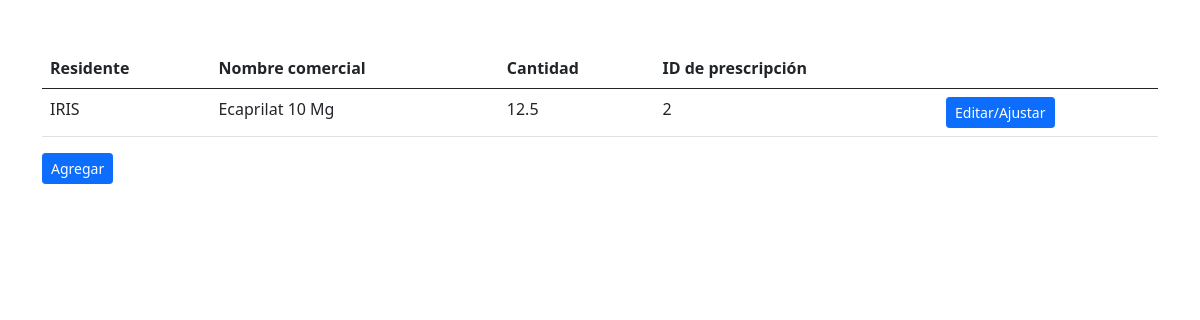
The app's page /stock_list/2 with its own data.
### tables this page shows
CREATE TABLE "stock" (
	"stock_id"	INTEGER,
	"resident_id"	INTEGER NOT NULL,
	"medication_id"	INTEGER NOT NULL,
	"amount"	REAL,
	"notes"	TEXT,
	"date"	DATE NOT NULL,
	"prescription_id"	INTEGER NOT NULL,
	PRIMARY KEY("stock_id" AUTOINCREMENT)
);

### main.py (the view)
@app.route("/stock_list/<int:prescription_id>", methods = ["GET"])
def stock_list(prescription_id):
    stock_list = get_stock_from_value("prescription_id", prescription_id)
    for stock in stock_list:
        stock.to_show_in_html()
    return render_template("/stock_list.html", stock_list = stock_list, prescription_id = prescription_id)

### src/medication.py (called while the page is built)
def create_medication_dictionary(medication_tuple):
    medication_dictionary = {
        "medication_id": medication_tuple[0],
        "drug_name": medication_tuple[1],
        "commercial_name": medication_tuple[2],
        "type": medication_tuple[3],
        "measurement_unit": medication_tuple[4],
        "amount": medication_tuple[5],
        "registration_date": medication_tuple[6]
    }
    return medication_dictionary

def get_medication_by_id(medication_id):
    with sqlite3.connect("./ayekan.db") as conn:
        cursor = conn.cursor()
        cursor.execute(f'SELECT * FROM vademecum WHERE medication_id="{medication_id}";')
        result = cursor.fetchone()
        medication_dictionary = create_medication_dictionary(result)
        medication = Medication(medication_dictionary)
        return medication

### src/resident.py (called while the page is built)
def create_resident_dictionary(resident_tuple):
    resident_dictionary = {
        "resident_id" : resident_tuple[0],
        "name" : resident_tuple[1],
        "last_name" : resident_tuple[2],
        "status" : resident_tuple[3],
        "admission_date" : resident_tuple[4],
        "birth_date" : resident_tuple[5],
        "age" : resident_tuple[6],
        "gender" : resident_tuple[7],
        "citizenship" : resident_tuple[8],
        "marital_status" : resident_tuple[9],
        "id_type" : resident_tuple[10],
        "id_number" : resident_tuple[11],
        "address" : resident_tuple[12],
        "city" : resident_tuple[13],
        "prepaid" : resident_tuple[14],
        "affiliation_number" : resident_tuple[15],
        "nickname" : resident_tuple[16]
    }
    return resident_dictionary

def get_resident_by_id(resident_id):
    with sqlite3.connect("./ayekan.db") as conn:
        cursor = conn.cursor()
        cursor.execute(f'SELECT * FROM residents WHERE resident_id="{resident_id}";')
        result = cursor.fetchone()
        resident_dictionary = create_resident_dictionary(result)
        resident = Resident(resident_dictionary)
        return resident

### src/stock.py (called while the page is built)
def create_stock_dictionary(stock_tuple):
    stock_dictionary = {
        "stock_id": stock_tuple[0],
        "resident_id": stock_tuple[1],
        "medication_id": stock_tuple[2],
        "amount": stock_tuple[3],
        "notes": stock_tuple[4],
        "date": stock_tuple[5],
        "prescription_id": stock_tuple[6]
    }
    return stock_dictionary

### app/templates/stock_list.html (shortened to what this page needs)
{% extends "base.html" %}
{% block content %}
  <table class="table table-hover">
    <thead>
      <tr>
        <th scope="col">Residente</th>
        <th scope="col">Nombre comercial</th>
        <th scope="col">Cantidad</th>
        <th scope="col">ID de prescripción</th>
        <th scope="col"></th>
      </tr>
    </thead>
    <tbody>
      {% for stock in stock_list %}
      <tr>
        <td>{{ stock.resident_id }}</td>
        <td>{{ stock.medication_id }}</td>
        <td>{{ stock.amount }}</td>
        <td>{{ stock.prescription_id }}</td>
        <td>
          <a href="{{ url_for('stock_details', stock_id = stock.stock_id) }}" class="btn btn-primary btn-sm">Editar/Ajustar</a>
        </td>
      </tr>
      {% endfor %}
    </tbody>
  </table>
  <a href="{{ url_for('new_stock', prescription_id = prescription_id) }}" class="btn btn-primary btn-sm">Agregar</a>
{% endblock %}

### records on screen
stock: resident_id "IRIS", medication_id "Ecaprilat 10 Mg", amount "12.5", prescription_id "2"
